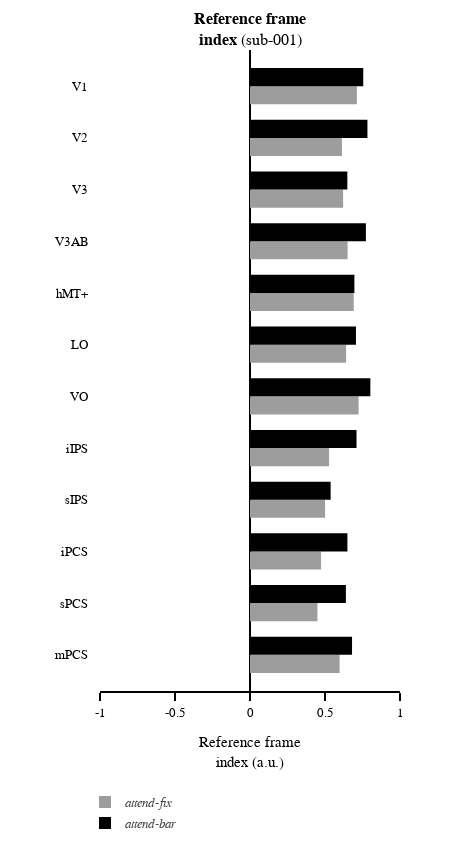
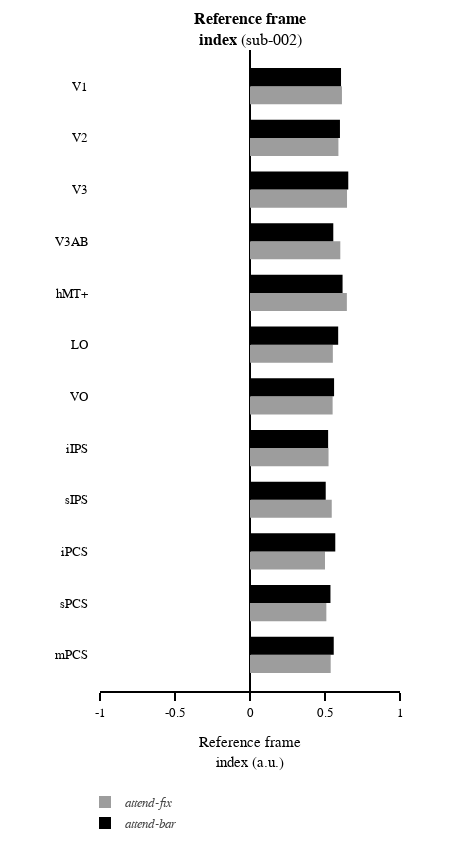
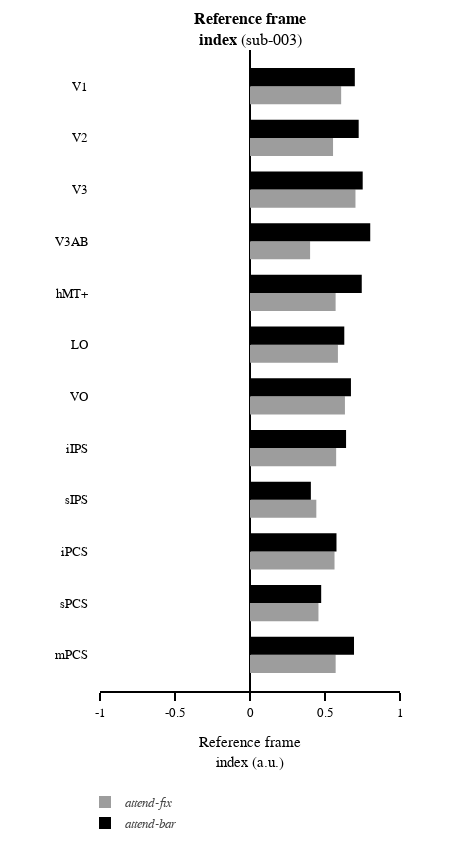
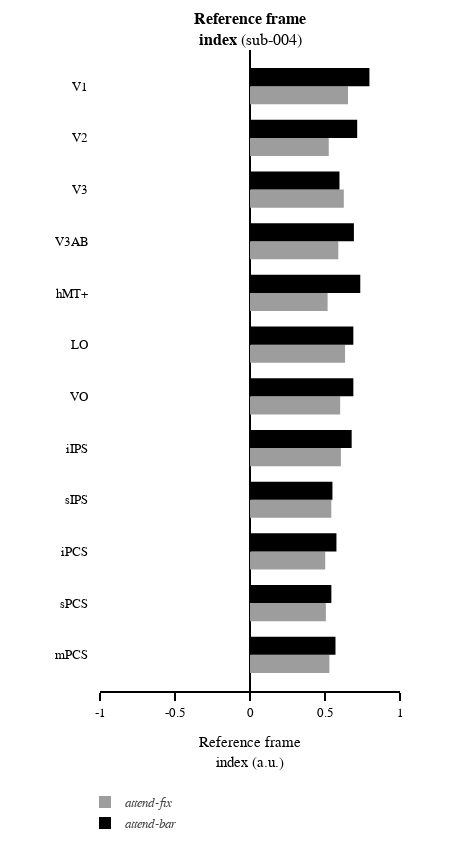

The notebook cell these images were saved under, in order:
### Code cell
for subject in subjects_plot:
    if subject == 'group':
        xaxis_range = [-.8, .8]
    else:
        xaxis_range = [-1, 1]

    x_gap_line = 0.1*xaxis_range[1]
    x_gap_asterisk = 0.2*xaxis_range[1]
    xaxis_tick = 5
    xaxis_tickvals = np.linspace(xaxis_range[0],xaxis_range[1],xaxis_tick)
    xaxis_title = 'Reference frame<br>index (a.u.)'
    xaxis_ticktext = []
    [xaxis_ticktext.append(('{:g}'.format(val))) for val in xaxis_tickvals]

    subplot_titles = ['<b>Reference frame<br>index</b> ({})'.format(subject)]

    fig = make_subplots(rows=rows, cols=cols, specs=sb_specs, print_grid=False, vertical_spacing=0.15, horizontal_spacing=0.05, 
                        column_widths=column_widths, row_heights=row_heights,  subplot_titles=subplot_titles)

    # get data
    if subject == 'group': 
        x_af = df.groupby(['subject','roi']).af_ref_index.mean().reset_index(name='af_ref_index_mean').groupby('roi').af_ref_index_mean.mean()
        x_ab = df.groupby(['subject','roi']).ab_ref_index.mean().reset_index(name='ab_ref_index_mean').groupby('roi').ab_ref_index_mean.mean()
        x_af_eb = df.groupby(['subject','roi']).af_ref_index.mean().reset_index(name='af_ref_index_mean').groupby('roi').af_ref_index_mean.sem(ddof=-1)
        x_ab_eb = df.groupby(['subject','roi']).ab_ref_index.mean().reset_index(name='ab_ref_index_mean').groupby('roi').ab_ref_index_mean.sem(ddof=-1)
        
        # bar plot
        fig.append_trace(go.Bar(y=y_rois, x=x_af, orientation='h', marker_color=af_col, hovertemplate=hover_temp,
                                showlegend=True, legendgroup='attend-fix', name='<i>attend-fix<i>', 
                                error_x_type='data', error_x_symmetric=False, error_x_array=x_af_eb, error_x_arrayminus=x_af_eb),row=1, col=1)

        fig.append_trace(go.Bar(y=y_rois, x=x_ab, orientation='h', marker_color=ab_col, hovertemplate=hover_temp,
                                showlegend=True, legendgroup='attend-bar', name='<i>attend-bar<i>',
                                error_x_type='data', error_x_symmetric=False, error_x_array=x_ab_eb, error_x_arrayminus=x_ab_eb),row=1, col=1)        
        
    else:
        x_af = df.loc[(df.subject==subject)].groupby('roi').af_ref_index.mean()
        x_ab = df.loc[(df.subject==subject)].groupby('roi').ab_ref_index.mean()
        
        # bar plot
        fig.append_trace(go.Bar(y=y_rois, x=x_af, orientation='h', marker_color=af_col, hovertemplate=hover_temp,
                                showlegend=True, legendgroup='attend-fix', name='<i>attend-fix<i>'),row=1, col=1)

        fig.append_trace(go.Bar(y=y_rois, x=x_ab, orientation='h', marker_color=ab_col, hovertemplate=hover_temp,
                                showlegend=True, legendgroup='attend-bar', name='<i>attend-bar<i>'),row=1, col=1)

    # get Stats 
    if subject == 'group': 

        stats_df = pd.read_csv("{}/group_ref_index_stats_best250.tsv".format(group_tsv_dir), sep="\t")

        # ab vs af
        p_flag = stats_df.ab_af_p_val_unilateral<0.05
        fig.append_trace(go.Scatter(x=np.max((x_af,x_ab),axis=0)[p_flag]*0-x_gap_line, y=y_rois[p_flag], marker_symbol='line-ns-open', 
                                    showlegend=False, mode='markers', marker_color='black', hoverinfo='skip', marker_size= 15),row=1, col=1)

        fig.append_trace(go.Scatter(x=np.max((x_af,x_ab),axis=0)[p_flag]*0-x_gap_asterisk, y=y_rois[p_flag], marker_symbol='asterisk-open',
                                    showlegend=False, mode='markers', marker_color='black', hoverinfo='skip', marker_size= 10),row=1, col=1)

        # af vs zero
        p_flag = stats_df.af_zero_p_val_unilateral<0.05
        fig.append_trace(go.Scatter(x=y_rois[p_flag]*0+0.75, y=y_rois[p_flag]-0.18, marker_symbol='asterisk-open',
                                    showlegend=False, mode='markers', marker_color=af_col, hoverinfo='skip', marker_size= 10),row=1, col=1)

        # ab vs zero
        p_flag = stats_df.ab_zero_p_val_unilateral<0.05
        fig.append_trace(go.Scatter(x=y_rois[p_flag]*0+0.75, y=y_rois[p_flag]+0.18, marker_symbol='asterisk-open',
                                    showlegend=False, mode='markers', marker_color=ab_col, hoverinfo='skip', marker_size= 10),row=1, col=1)

    # set figure axis
    for xaxis in ['xaxis']:
        exec("fig.layout.update({}_range=xaxis_range)".format(xaxis))
        exec("fig.layout.update({}_title=xaxis_title)".format(xaxis))
        exec("fig.layout.update({}_tickvals=xaxis_tickvals)".format(xaxis))
        exec("fig.layout.update({}_ticktext=xaxis_ticktext)".format(xaxis))
        exec("fig.layout.update({}_zeroline=True)".format(xaxis))

    for yaxis in ['yaxis']:
        exec("fig.layout.update({}_range=yaxis_range)".format(yaxis))
        exec("fig.layout.update({}_tickvals=yaxis_tickvals)".format(yaxis))
        exec("fig.layout.update({}_ticktext=yaxis_ticktext)".format(yaxis))

    # set axis
    for row in np.arange(rows):
        for col in np.arange(cols):
            fig.update_xaxes(visible=True, ticklen=8, linewidth=template_specs['axes_width'], row=row+1, col=col+1)

    # set figure
    fig.layout.update(yaxis_title='', yaxis_color = 'rgba(0,0,0,0)', yaxis_tickfont_color='black', bargap=0.3, template=fig_template, width=fig_width, height=fig_height, margin_l=margin_l, margin_r=margin_r, margin_t=margin_t, margin_b=margin_b,
                      legend_yanchor='top', legend_y=-0.15,legend_x=-0.05, legend_xanchor='left', legend_bgcolor='rgba(255,255,255,0)', legend_tracegroupgap=1)

    # show and save figure
    tsv_dir = '{}/{}/decode/tsv'.format(pp_dir, subject)
    fig.show(config={"displayModeBar": False})
    fig.write_image("{}/{}_decode_ref_index_best250.pdf".format(tsv_dir, subject))
    fig.write_html("{}/{}_decode_ref_index_best250.html".format(tsv_dir, subject),config={"displayModeBar": False})

### Figure 1 — Plotly figure (JSON) as saved in the notebook; plotly's stock layout.template omitted (floating-point values rounded to 4 significant figures)
{"data": [{"hovertemplate": "ROI: %{y}<br>Correlation: %{x:1.2f}", "legendgroup": "attend-fix", "marker": {"color": "rgba(157, 157, 157, 1)"}, "name": "<i>attend-fix<i>", "orientation": "h", "showlegend": true, "type": "bar", "x": [0.7123, 0.6129, 0.6207, 0.6507, 0.6916, 0.6407, 0.7241, 0.5271, 0.5004, 0.4737, 0.4497, 0.5971], "xaxis": "x", "y": [12, 11, 10, 9, 8, 7, 6, 5, 4, 3, 2, 1], "yaxis": "y"}, {"hovertemplate": "ROI: %{y}<br>Correlation: %{x:1.2f}", "legendgroup": "attend-bar", "marker": {"color": "rgba(0, 0, 0, 1)"}, "name": "<i>attend-bar<i>", "orientation": "h", "showlegend": true, "type": "bar", "x": [0.7549, 0.783, 0.6489, 0.7727, 0.6959, 0.7063, 0.8023, 0.7101, 0.5376, 0.6494, 0.6393, 0.6803], "xaxis": "x", "y": [12, 11, 10, 9, 8, 7, 6, 5, 4, 3, 2, 1], "yaxis": "y"}], "layout": {"annotations": [{"font": {"size": 16}, "showarrow": false, "text": "<b>Reference frame<br>index</b> (sub-001)", "x": 0.5, "xanchor": "center", "xref": "paper", "y": 1, "yanchor": "bottom", "yref": "paper"}], "bargap": 0.3, "height": 850, "legend": {"bgcolor": "rgba(255,255,255,0)", "tracegroupgap": 1, "x": -0.05, "xanchor": "left", "y": -0.15, "yanchor": "top"}, "margin": {"b": 100, "l": 100, "r": 50, "t": 50}, "width": 450, "xaxis": {"anchor": "y", "domain": [0, 1], "linewidth": 2, "range": [-1, 1], "ticklen": 8, "ticktext": ["-1", "-0.5", "0", "0.5", "1"], "tickvals": [-1, -0.5, 0, 0.5, 1], "title": {"text": "Reference frame<br>index (a.u.)"}, "type": "linear", "visible": true, "zeroline": true}, "yaxis": {"anchor": "x", "color": "rgba(0, 0, 0, 0)", "domain": [0, 1], "range": [0.3, 12.7], "tickfont": {"color": "black"}, "ticktext": ["V1", "V2", "V3", "V3AB", "hMT+", "LO", "VO", "iIPS", "sIPS", "iPCS", "sPCS", "mPCS"], "tickvals": [12, 11, 10, 9, 8, 7, 6, 5, 4, 3, 2, 1], "title": {"text": ""}, "type": "linear"}}}

### Figure 2 — Plotly figure (JSON) as saved in the notebook; plotly's stock layout.template omitted (floating-point values rounded to 4 significant figures)
{"data": [{"hovertemplate": "ROI: %{y}<br>Correlation: %{x:1.2f}", "legendgroup": "attend-fix", "marker": {"color": "rgba(157, 157, 157, 1)"}, "name": "<i>attend-fix<i>", "orientation": "h", "showlegend": true, "type": "bar", "x": [0.613, 0.5894, 0.6468, 0.602, 0.6457, 0.5523, 0.5508, 0.5235, 0.5449, 0.5, 0.509, 0.5379], "xaxis": "x", "y": [12, 11, 10, 9, 8, 7, 6, 5, 4, 3, 2, 1], "yaxis": "y"}, {"hovertemplate": "ROI: %{y}<br>Correlation: %{x:1.2f}", "legendgroup": "attend-bar", "marker": {"color": "rgba(0, 0, 0, 1)"}, "name": "<i>attend-bar<i>", "orientation": "h", "showlegend": true, "type": "bar", "x": [0.6069, 0.5996, 0.6551, 0.5553, 0.6171, 0.5879, 0.5605, 0.5209, 0.5048, 0.5685, 0.5364, 0.5582], "xaxis": "x", "y": [12, 11, 10, 9, 8, 7, 6, 5, 4, 3, 2, 1], "yaxis": "y"}], "layout": {"annotations": [{"font": {"size": 16}, "showarrow": false, "text": "<b>Reference frame<br>index</b> (sub-002)", "x": 0.5, "xanchor": "center", "xref": "paper", "y": 1, "yanchor": "bottom", "yref": "paper"}], "bargap": 0.3, "height": 850, "legend": {"bgcolor": "rgba(255,255,255,0)", "tracegroupgap": 1, "x": -0.05, "xanchor": "left", "y": -0.15, "yanchor": "top"}, "margin": {"b": 100, "l": 100, "r": 50, "t": 50}, "width": 450, "xaxis": {"anchor": "y", "domain": [0, 1], "linewidth": 2, "range": [-1, 1], "ticklen": 8, "ticktext": ["-1", "-0.5", "0", "0.5", "1"], "tickvals": [-1, -0.5, 0, 0.5, 1], "title": {"text": "Reference frame<br>index (a.u.)"}, "type": "linear", "visible": true, "zeroline": true}, "yaxis": {"anchor": "x", "color": "rgba(0, 0, 0, 0)", "domain": [0, 1], "range": [0.3, 12.7], "tickfont": {"color": "black"}, "ticktext": ["V1", "V2", "V3", "V3AB", "hMT+", "LO", "VO", "iIPS", "sIPS", "iPCS", "sPCS", "mPCS"], "tickvals": [12, 11, 10, 9, 8, 7, 6, 5, 4, 3, 2, 1], "title": {"text": ""}, "type": "linear"}}}

### Figure 3 — Plotly figure (JSON) as saved in the notebook; plotly's stock layout.template omitted (floating-point values rounded to 4 significant figures)
{"data": [{"hovertemplate": "ROI: %{y}<br>Correlation: %{x:1.2f}", "legendgroup": "attend-fix", "marker": {"color": "rgba(157, 157, 157, 1)"}, "name": "<i>attend-fix<i>", "orientation": "h", "showlegend": true, "type": "bar", "x": [0.6076, 0.5536, 0.7031, 0.4006, 0.5707, 0.5862, 0.633, 0.5743, 0.4422, 0.5635, 0.4564, 0.571], "xaxis": "x", "y": [12, 11, 10, 9, 8, 7, 6, 5, 4, 3, 2, 1], "yaxis": "y"}, {"hovertemplate": "ROI: %{y}<br>Correlation: %{x:1.2f}", "legendgroup": "attend-bar", "marker": {"color": "rgba(0, 0, 0, 1)"}, "name": "<i>attend-bar<i>", "orientation": "h", "showlegend": true, "type": "bar", "x": [0.6988, 0.7245, 0.7513, 0.8016, 0.745, 0.6286, 0.673, 0.6405, 0.4058, 0.5766, 0.4746, 0.6934], "xaxis": "x", "y": [12, 11, 10, 9, 8, 7, 6, 5, 4, 3, 2, 1], "yaxis": "y"}], "layout": {"annotations": [{"font": {"size": 16}, "showarrow": false, "text": "<b>Reference frame<br>index</b> (sub-003)", "x": 0.5, "xanchor": "center", "xref": "paper", "y": 1, "yanchor": "bottom", "yref": "paper"}], "bargap": 0.3, "height": 850, "legend": {"bgcolor": "rgba(255,255,255,0)", "tracegroupgap": 1, "x": -0.05, "xanchor": "left", "y": -0.15, "yanchor": "top"}, "margin": {"b": 100, "l": 100, "r": 50, "t": 50}, "width": 450, "xaxis": {"anchor": "y", "domain": [0, 1], "linewidth": 2, "range": [-1, 1], "ticklen": 8, "ticktext": ["-1", "-0.5", "0", "0.5", "1"], "tickvals": [-1, -0.5, 0, 0.5, 1], "title": {"text": "Reference frame<br>index (a.u.)"}, "type": "linear", "visible": true, "zeroline": true}, "yaxis": {"anchor": "x", "color": "rgba(0, 0, 0, 0)", "domain": [0, 1], "range": [0.3, 12.7], "tickfont": {"color": "black"}, "ticktext": ["V1", "V2", "V3", "V3AB", "hMT+", "LO", "VO", "iIPS", "sIPS", "iPCS", "sPCS", "mPCS"], "tickvals": [12, 11, 10, 9, 8, 7, 6, 5, 4, 3, 2, 1], "title": {"text": ""}, "type": "linear"}}}

### Figure 4 — Plotly figure (JSON) as saved in the notebook; plotly's stock layout.template omitted (floating-point values rounded to 4 significant figures)
{"data": [{"hovertemplate": "ROI: %{y}<br>Correlation: %{x:1.2f}", "legendgroup": "attend-fix", "marker": {"color": "rgba(157, 157, 157, 1)"}, "name": "<i>attend-fix<i>", "orientation": "h", "showlegend": true, "type": "bar", "x": [0.6532, 0.525, 0.6255, 0.5888, 0.5174, 0.6337, 0.601, 0.606, 0.5422, 0.5014, 0.5059, 0.5292], "xaxis": "x", "y": [12, 11, 10, 9, 8, 7, 6, 5, 4, 3, 2, 1], "yaxis": "y"}, {"hovertemplate": "ROI: %{y}<br>Correlation: %{x:1.2f}", "legendgroup": "attend-bar", "marker": {"color": "rgba(0, 0, 0, 1)"}, "name": "<i>attend-bar<i>", "orientation": "h", "showlegend": true, "type": "bar", "x": [0.7961, 0.7145, 0.5964, 0.6927, 0.7352, 0.6889, 0.689, 0.6778, 0.5496, 0.5763, 0.5424, 0.5698], "xaxis": "x", "y": [12, 11, 10, 9, 8, 7, 6, 5, 4, 3, 2, 1], "yaxis": "y"}], "layout": {"annotations": [{"font": {"size": 16}, "showarrow": false, "text": "<b>Reference frame<br>index</b> (sub-004)", "x": 0.5, "xanchor": "center", "xref": "paper", "y": 1, "yanchor": "bottom", "yref": "paper"}], "bargap": 0.3, "height": 850, "legend": {"bgcolor": "rgba(255,255,255,0)", "tracegroupgap": 1, "x": -0.05, "xanchor": "left", "y": -0.15, "yanchor": "top"}, "margin": {"b": 100, "l": 100, "r": 50, "t": 50}, "width": 450, "xaxis": {"anchor": "y", "domain": [0, 1], "linewidth": 2, "range": [-1, 1], "ticklen": 8, "ticktext": ["-1", "-0.5", "0", "0.5", "1"], "tickvals": [-1, -0.5, 0, 0.5, 1], "title": {"text": "Reference frame<br>index (a.u.)"}, "type": "linear", "visible": true, "zeroline": true}, "yaxis": {"anchor": "x", "color": "rgba(0, 0, 0, 0)", "domain": [0, 1], "range": [0.3, 12.7], "tickfont": {"color": "black"}, "ticktext": ["V1", "V2", "V3", "V3AB", "hMT+", "LO", "VO", "iIPS", "sIPS", "iPCS", "sPCS", "mPCS"], "tickvals": [12, 11, 10, 9, 8, 7, 6, 5, 4, 3, 2, 1], "title": {"text": ""}, "type": "linear"}}}
